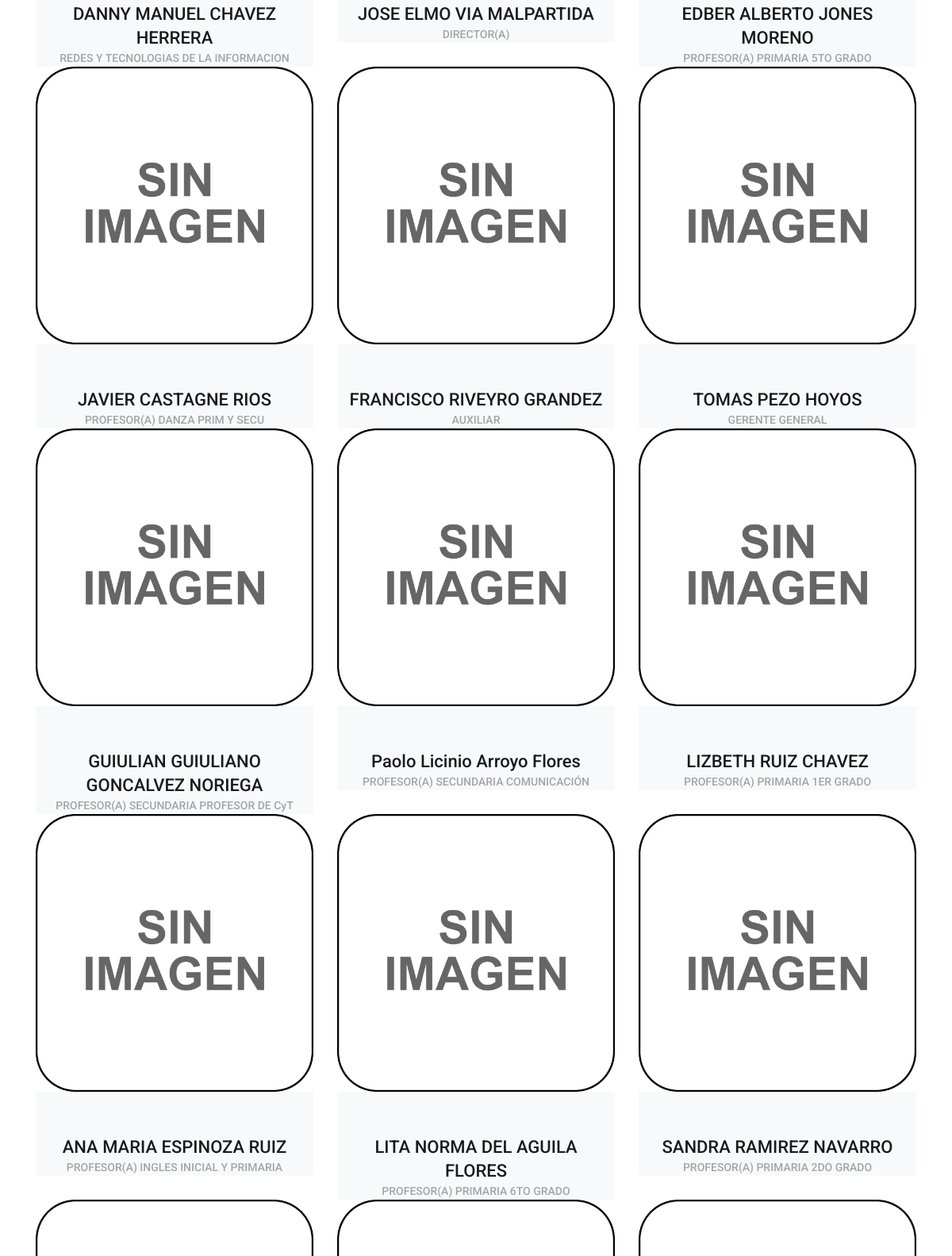
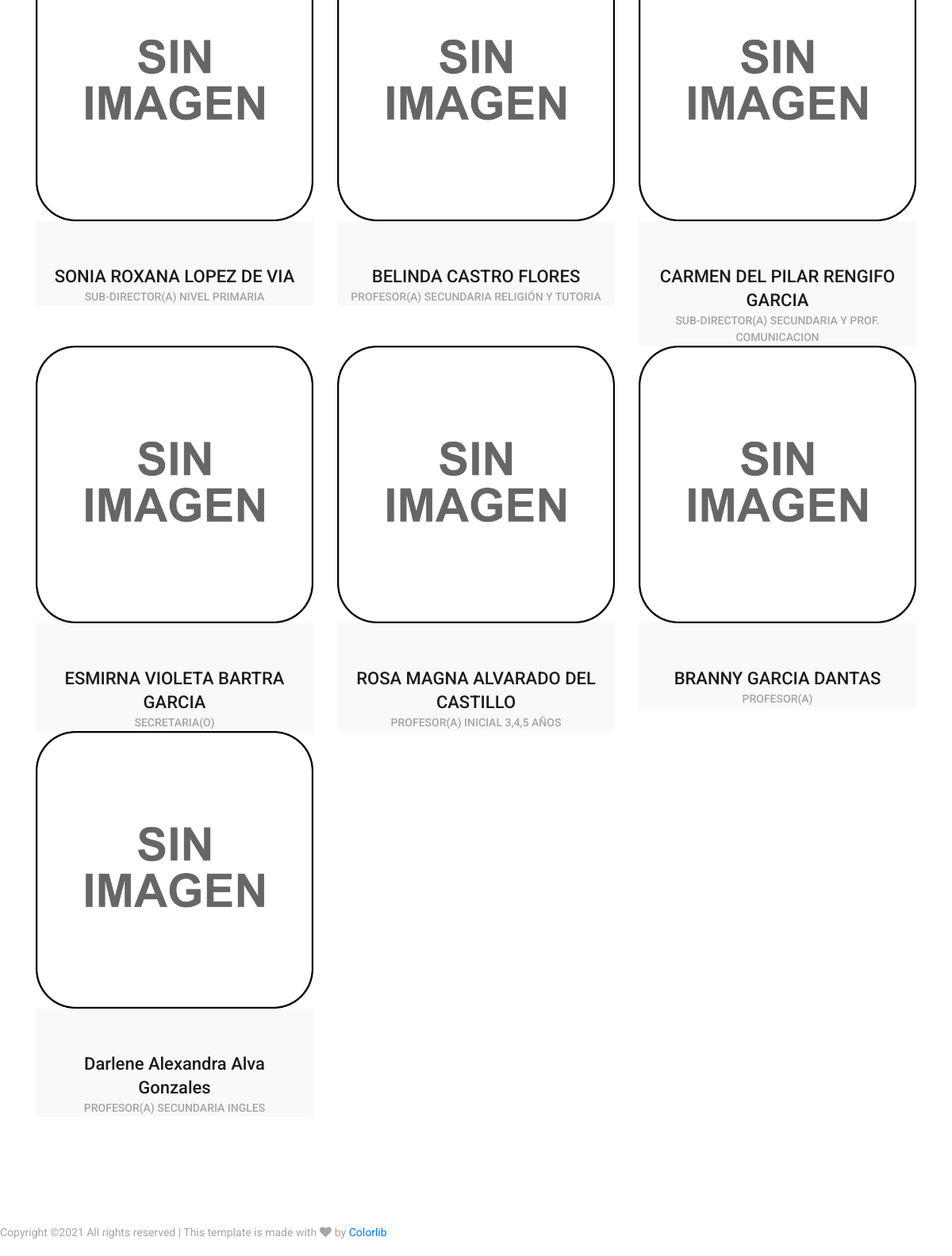
Before: /principal/docente.php (lower part) with the older database file (2 pictures, top to bottom).
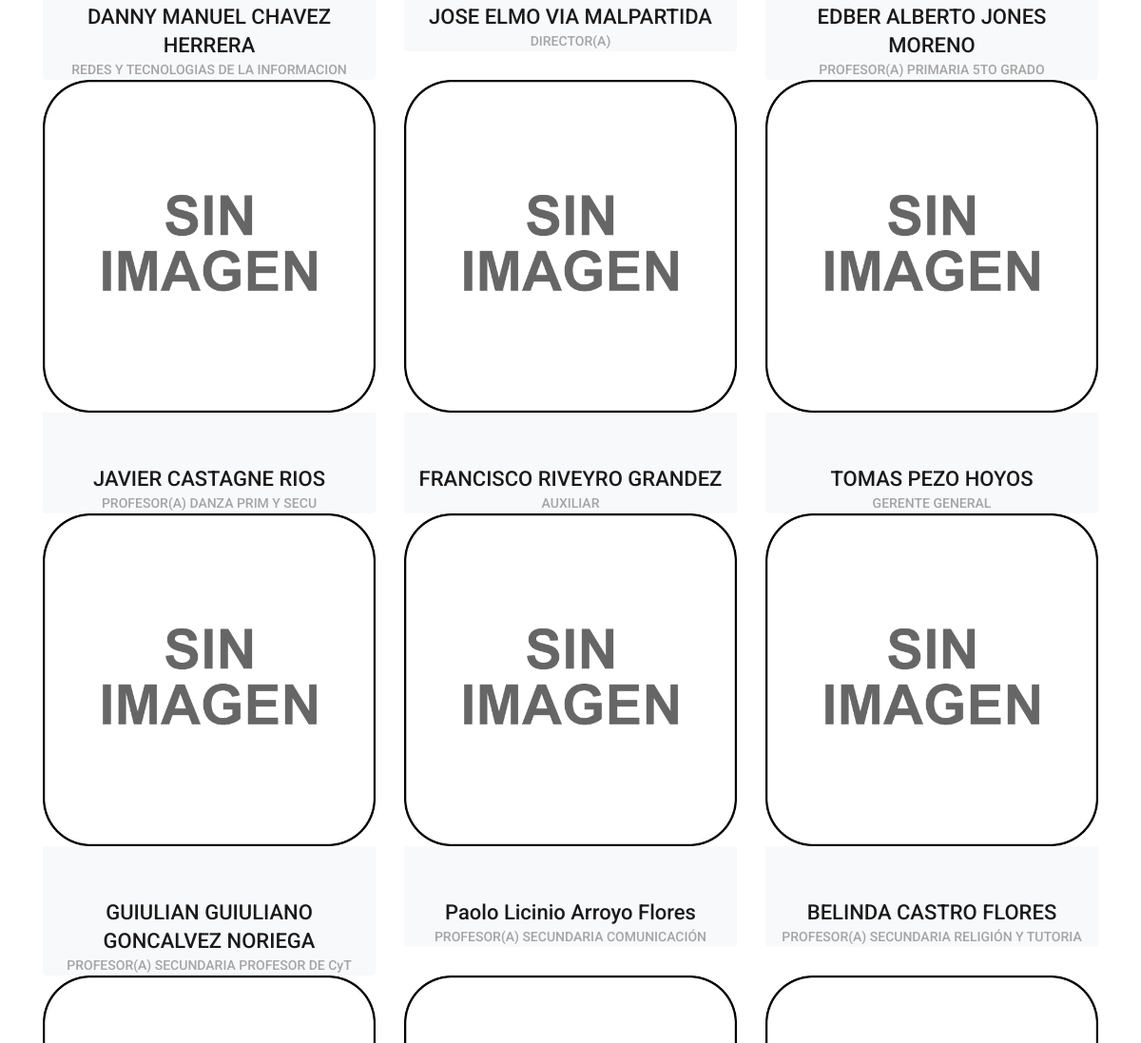
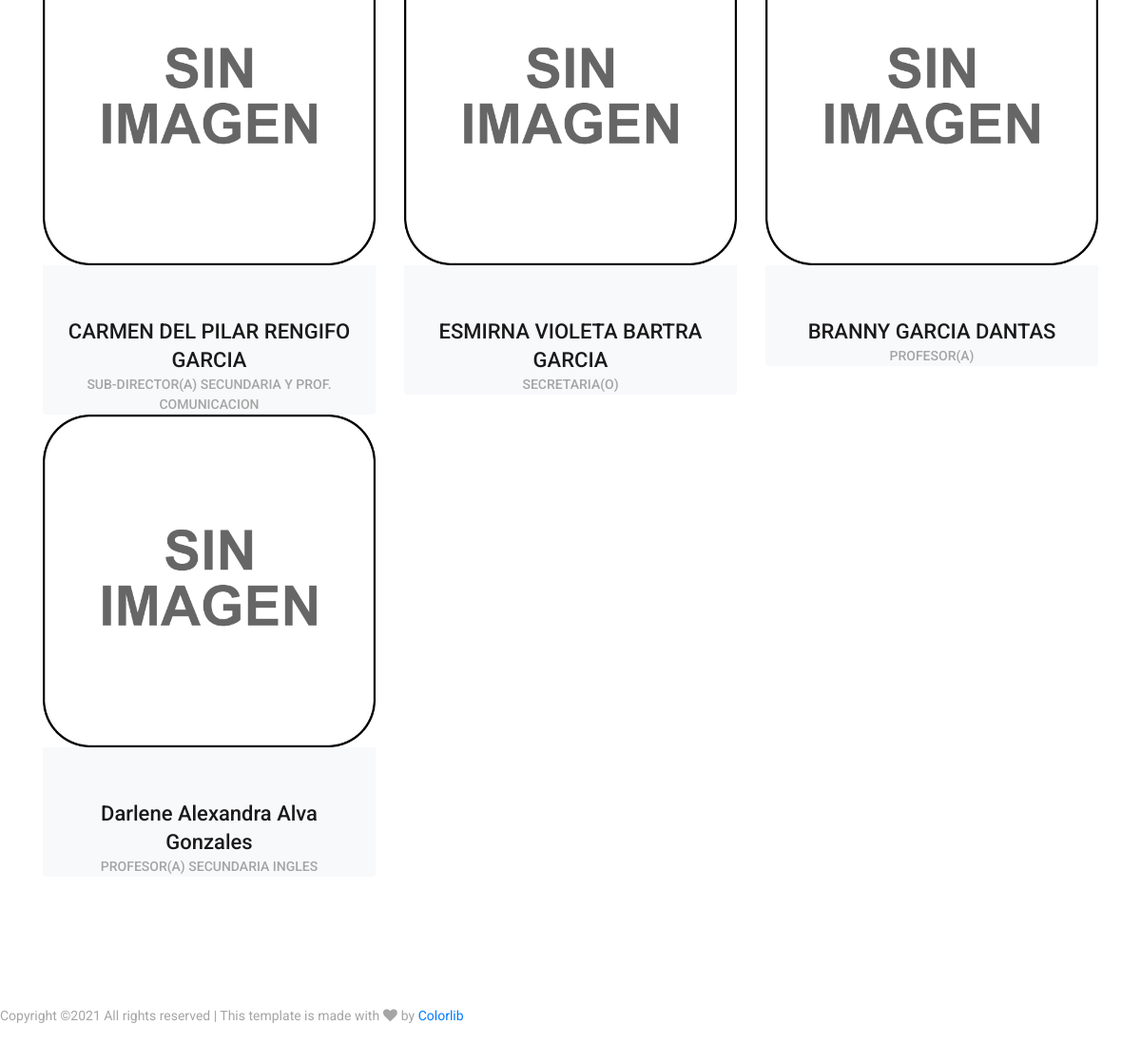
After: the same page with the newer database file (2 pictures, top to bottom).
### tables this page shows
CREATE TABLE `docente` (
  `idDocente` int(11) NOT NULL,
  `dni` varchar(8) NOT NULL,
  `nomb` varchar(45) NOT NULL,
  `apepa` varchar(45) NOT NULL,
  `apema` varchar(45) NOT NULL,
  `fnac` date NOT NULL,
  `telf` varchar(12) NOT NULL,
  `dir` varchar(150) NOT NULL,
  `pass` varchar(45) NOT NULL,
  `ext` varchar(5) DEFAULT '0',
  `idsex` int(11) NOT NULL,
  `targeta` varchar(50) DEFAULT NULL,
  `est` int(11) NOT NULL,
  `saldo` double DEFAULT '0',
  `idtipo` int(11) NOT NULL,
  `detalle` varchar(100) NOT NULL
);

CREATE TABLE `cargo` (
  `idcargo` int(11) NOT NULL,
  `descrCargo` varchar(45) NOT NULL,
  `est` int(11) DEFAULT '1'
);

### principal/docente.php (the view, shortened to what this page needs)
<!DOCTYPE html>
<html lang="es">
    <?php
    include_once'./cabezera.php';
    require '../control/conexion.php';
    ?>
    <br><br><br><br><br>
    <div class="teachers page_section">
        <div class="container">
            <div class="row">
                <?php
                $query = "SELECT * FROM docente d
join sexo s on d.idsex=s.idsexo
join estados e on d.est=e.idestados
join cargo t on d.idtipo=t.idcargo where d.est=1;";
                $resultado = $mysqli->query($query);
                while ($row = $resultado->fetch_array()) {
                    ?>
                    <div class="col-lg-4 teacher">
                        <div class="card">
                            <div class="card_img">
                                <?php if ($row['ext'] == '0') { ?>
                                    <img class="card-img-top trans_200" src="../img/noimage.png" >
    <?php } else { ?>
                                    <img class="card-img-top trans_200" src="../img/docentes/<?php echo $row['dni'] . '.' . $row['ext'] ?>" >
    <?php } ?>
                            </div>
                            <div class="card-body text-center">
                                <div class="card-title"><a href="#"><?php echo $row[2] . ' ' . $row[3] . ' ' . $row[4] ?></a></div>
                                <div class="card-text"><?php echo $row['descrCargo'] ." ". $row['detalle'] ?></div>
                            </div>
                        </div>
                    </div>
<?php } ?>
            </div>
        </div>
    </div>
    <div class="footer_bar d-flex flex-column flex-sm-row align-items-center">
        <div class="footer_copyright">
            <span>
                Copyright &copy;<script>document.write(new Date().getFullYear());</script> All rights reserved | This template is made with <i class="fa fa-heart" aria-hidden="true"></i> by <a href="https://colorlib.com" target="_blank">Colorlib</a>
                </span>
        </div>
    </div>
</body>
</html>

Changed rows visible on the page:
no longer on this page (row edited): docente: nomb "LIZBETH", apepa "RUIZ", apema "CHAVEZ", cargo.descrCargo "PROFESOR(A) PRIMARIA", detalle "1ER GRADO"
no longer on this page (row edited): docente: nomb "ANA MARIA", apepa "ESPINOZA", apema "RUIZ", cargo.descrCargo "PROFESOR(A)", detalle "INGLES INICIAL Y PRIMARIA"
no longer on this page (row edited): docente: nomb "LITA NORMA", apepa "DEL AGUILA", apema "FLORES", cargo.descrCargo "PROFESOR(A) PRIMARIA", detalle "6TO GRADO"
no longer on this page (row edited): docente: nomb "SANDRA", apepa "RAMIREZ", apema "NAVARRO", cargo.descrCargo "PROFESOR(A) PRIMARIA", detalle "2DO GRADO"
no longer on this page (row edited): docente: nomb "SONIA ROXANA", apepa "LOPEZ", apema "DE VIA", cargo.descrCargo "SUB-DIRECTOR(A)", detalle "NIVEL PRIMARIA"
no longer on this page (row edited): docente: nomb "ROSA MAGNA", apepa "ALVARADO", apema "DEL CASTILLO", cargo.descrCargo "PROFESOR(A) INICIAL", detalle "3,4,5 AÑOS"
